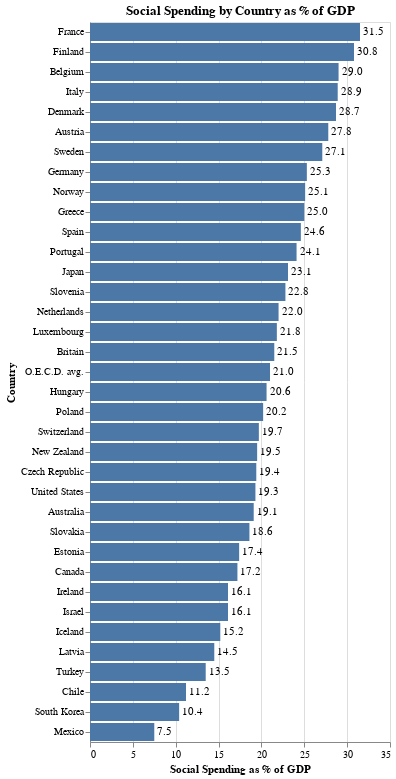

Source (notebook cell):
### Code cell
# Convert 'Social Spending' from string to float
df2['Social Spending'] = df2['Social Spending'].str.rstrip('%').astype('float')

# Create the bar chart
bar_chart = alt.Chart(df2).mark_bar().encode(
    x=alt.X('Social Spending:Q', title='Social Spending as % of GDP'),
    y=alt.Y('Country:N', sort='-x', title='Country')
)

# Add text labels to the bars
text = bar_chart.mark_text(
    align='left',
    baseline='middle',
    dx=3  # Adjust the position of the text to be slightly right of the bar start
).encode(
    text=alt.Text('Social Spending:Q', format='.1f')  # Format the text to show one decimal place
)

# Combine the bar chart and text labels
final_chart = (bar_chart + text).properties(
    title='Social Spending by Country as % of GDP'
)

# Display the chart
final_chart.display()

### Figure 1 — Vega-Lite specification as saved in the notebook (floating-point values rounded to 4 significant figures)
{"config": {"view": {"continuousWidth": 300, "continuousHeight": 300}}, "layer": [{"mark": {"type": "bar"}, "encoding": {"x": {"field": "Social Spending", "title": "Social Spending as % of GDP", "type": "quantitative"}, "y": {"field": "Country", "sort": "-x", "title": "Country", "type": "nominal"}}}, {"mark": {"type": "text", "align": "left", "baseline": "middle", "dx": 3}, "encoding": {"text": {"field": "Social Spending", "format": ".1f", "type": "quantitative"}, "x": {"field": "Social Spending", "title": "Social Spending as % of GDP", "type": "quantitative"}, "y": {"field": "Country", "sort": "-x", "title": "Country", "type": "nominal"}}}], "data": {"name": "data-4b837ab514c6e8ecbb0005444fa61d55"}, "title": "Social Spending by Country as % of GDP", "$schema": "https://vega.github.io/schema/vega-lite/v5.15.1.json", "datasets": {"data-4b837ab514c6e8ecbb0005444fa61d55": [{"Country": "France", "Social Spending": 31.5}, {"Country": "Finland", "Social Spending": 30.8}, {"Country": "Belgium", "Social Spending": 29.0}, {"Country": "Italy", "Social Spending": 28.9}, {"Country": "Denmark", "Social Spending": 28.7}, {"Country": "Austria", "Social Spending": 27.8}, {"Country": "Sweden", "Social Spending": 27.1}, {"Country": "Greece", "Social Spending": 25.0}, {"Country": "Germany", "Social Spending": 25.3}, {"Country": "Norway", "Social Spending": 25.1}, {"Country": "Spain", "Social Spending": 24.6}, {"Country": "Portugal", "Social Spending": 24.1}, {"Country": "Japan", "Social Spending": 23.1}, {"Country": "Slovenia", "Social Spending": 22.8}, {"Country": "Netherlands", "Social Spending": 22.0}, {"Country": "Luxembourg", "Social Spending": 21.8}, {"Country": "Britain", "Social Spending": 21.5}, {"Country": "O.E.C.D. avg.", "Social Spending": 21.0}, {"Country": "Hungary", "Social Spending": 20.6}, {"Country": "Poland", "Social Spending": 20.2}, {"Country": "Switzerland", "Social Spending": 19.7}, {"Country": "New Zealand", "Social Spending": 19.5}, {"Country": "Czech Republic", "Social Spending": 19.4}, {"Country": "United States", "Social Spending": 19.3}, {"Country": "Australia", "Social Spending": 19.1}, {"Country": "Slovakia", "Social Spending": 18.6}, {"Country": "Estonia", "Social Spending": 17.4}, {"Country": "Canada", "Social Spending": 17.2}, {"Country": "Ireland", "Social Spending": 16.1}, {"Country": "Israel", "Social Spending": 16.1}, {"Country": "Iceland", "Social Spending": 15.2}, {"Country": "Latvia", "Social Spending": 14.5}, {"Country": "Turkey", "Social Spending": 13.5}, {"Country": "Chile", "Social Spending": 11.2}, {"Country": "South Korea", "Social Spending": 10.4}, {"Country": "Mexico", "Social Spending": 7.5}]}}
